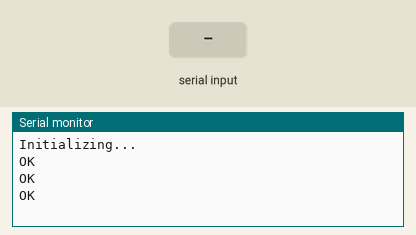
Simulated run of this sketch. Board: Arduino Mega 2560, built with avr-gcc and run on an emulated ATmega2560. Parts: the last lines printed to the serial monitor. Inputs (shaded band) come from the test bench. The modem accepts every AT command (registered, SIM ready, sends succeed) and sends nothing else.

Above: at 3.7 s.
3.8 s: "1" received over the second serial link
At 4.5 s:
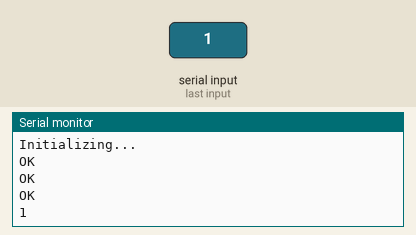
5.5 s: "0" received over the second serial link
At 6.8 s:
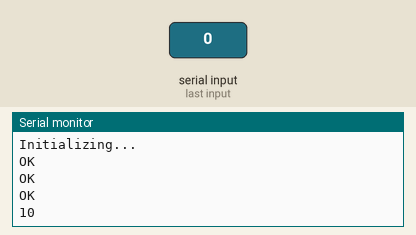

The sketch:

smsSend.ino
```cpp
void setup() {
  Serial.begin(9600);
  Serial1.begin(9600);
  Serial.println("Initializing...");
  delay(1000);

  // Send attention command to check if all fine, it returns OK
  Serial1.println("AT");
  updateSerial();
  // Configuring module in TEXT mode
  Serial1.println("AT+CMGF=1");
  updateSerial();

  // Decides how newly arrived SMS messages should be handled
  Serial1.println("AT+CNMI=1,2,0,0,0");
  updateSerial();
}

void loop() {
  updateSerial();
}

// For data transmission from Serial to Software Serial port & vice versa
void updateSerial() {
  delay(500);
  while (Serial.available()) {
    Serial1.write(Serial.read());//Forward what Serial received to Software Serial Port
  }

  while (Serial1.available()) {
    Serial.write(Serial1.read());//Forward what Software Serial received to Serial Port
  }
}
/*
 * 3) the bar pressure we have
The machine starts tilting the water switch
until it detects the course of m/h we have given
and maintains them until the end of watering.

void FN_processData (String data) {
  Serial.println (data);
  if (data.indexOf("+CSQ:") >= 0) {
    FN_parseSMS(data);
  } else if (data.indexOf("+CMTI: ") >= 0) {
    SMS_location_number = data.substring (data.indexOf(",") + 1).toInt ();
    Serial1.print("AT+CMGR=");
    Serial1.println(SMS_location_number);
  } else if (data.indexOf("+CLIP:") >= 0) {
    int commaIndex = data.indexOf(","); String smsNumber = data.substring(data.indexOf(":") + 3, commaIndex - 1);
    Serial.println("Calling Number: ");
    Serial.println(smsNumber);
    isAuthorized = false;
    for (int i = 0; i < 3; i++) {
      if (smsNumber.indexOf (authorizedNumbers[i]) >= 0) {
        isAuthorized = true;
        smsSender = String (authorizedNumbers[i]);
        break;
      }
    } //hang up
    // timer.setTimeout(gsmDelay, FN_hangUp);
    if (isAuthorized) {
      //    timer.setTimeout(gsmDelay 2, FN_sms_InfoCall);
    }
  } else if (data.indexOf("+CMGR:") >= 0) {
    int commaIndex = data.indexOf(",");
    int secondCommaIndex = data.indexOf(",", commaIndex + 1);
    String smsNumber = data.substring (commaIndex + 2, secondCommaIndex - 1);
    isAuthorized = false;
    for (int i = 0; i < adminNumberSize; i++) {
      if (smsNumber.indexOf (adminNumbers[i]) >= 0) {
        isAuthorized = true;
        smsSender = String (adminNumbers[i]);
        break;
      }
    } if (!isAuthorized) { //parse notification Numbers array
      for (int i = 0; i < 3; i++) {
        if (smsNumber.indexOf (authorizedNumbers [1]) >= 0) {
          isAuthorized = true;
          smsSender = String (authorizedNumbers [i]);
          break;
        }
      }
    }
    Serial.println ("authorized ?");
    Serial.println (isAuthorized);
    isSMS = isAuthorized;
  } else if (isSMS) {
    FN_parseSMS (data); isSMS = false; //delete last SMS //
    //timer.setTimeout(gsmDelay, deleteLastSMS);
  }
}

void FN_parseSMS(String data) {
  if (data.startsWith("PROGNUMBER")) {
    //programming /*
    /*boolean isSmsValid = FN_checkSms (data, true, true); if(isSmsValid) { return};
    Serial.println ("programming....");
    int commaIndex = data.indexOf("#");
    int secondCommaIndex = data.indexOf("#", commaIndex + 1);
    int endCommaIndex = data.indexOf("#", secondCommaIndex + 1);
    String cellNumber = data.substring(secondCommaIndex + 1, endCommaIndex);
    cellNumber.trim();
    int mempos = data.substring(commaIndex + 1, secondCommaIndex).toInt();
    char buf[BUFFER_SIZE]; cellNumber.toCharArray (buf, BUFFER_SIZE);
    delay (1000);
    //eepromUtil.eeprom_write string((memPos - 1)*BUFFER_SIZE, buf);
    authorizedNumbers [mempos - 1] = cellNumber; //String message "Programmed Auth Number: "+String(cellNumber)+" in posit
    //FN_smsInfo(message, true);
    // FN_printLcd ("prog ok", 0, 0, 0);
  }
  else if (data.startsWith("PROGSTEP")) //progstep
  { /*boolean is5msValid FN_checkSms (data, false, false); if(!isSmsValid) return;/ //programming step
    int commaIndex = data.indexOf("#");
    String stepDataString = data.substring(commaIndex + 1);
    char buf[stepDataString.length()];
    stepDataString.toCharArray (buf, stepDataString.length());
    // stepValue = atof(buf); eepromUtil. eeprom_write_string (100, buf);
    delay(100); Serial.println ("Programmed step: "); Serial.print (stepValue);
    //String message = "Programmed step: "+String(stepDataString); //FN_smsInfo(message, true);
    //FN_printLcd ("prog step ok", 0, 0, 0);
  }
  else if (data.startsWith("MTR")) {
    int commaIndex = data.indexOf("#");
    int secondCommaIndex = data.indexOf("#", commaIndex + 1);
    smsMetra = data.substring(commaIndex + 1, secondCommaIndex).toInt();
    rpm = smsMetra / stepValue;
    // FN_printLcd ("&", rpm, 0, 0);
    Serial.println (smsMetra);
    Serial.println(rpm);
  }
 */
```

Measured:
- after the input at 3.8 s, the serial monitor: prints a new line after 0.20 s (image 1)
- after the input at 5.5 s, the serial monitor: prints a new line at once (image 2)
